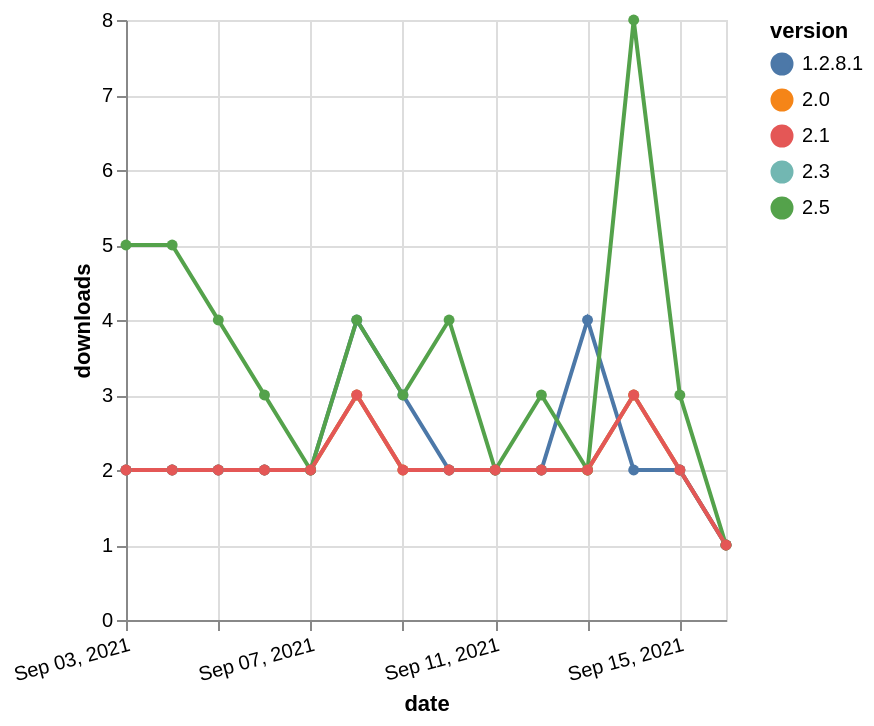

The specification (Vega-Lite) saved for this image:
### Vega-Lite specification from a JSON file in a GitHub repository (floating-point values rounded to 4 significant figures)
{"$schema": "https://vega.github.io/schema/vega-lite/v5.json", "description": "A simple bar chart with embedded data.", "data": {"values": [{"date": "2021-09-03", "total": 2504, "delta": 2, "version": "2.3"}, {"date": "2021-09-04", "total": 2506, "delta": 2, "version": "2.3"}, {"date": "2021-09-05", "total": 2508, "delta": 2, "version": "2.3"}, {"date": "2021-09-06", "total": 2510, "delta": 2, "version": "2.3"}, {"date": "2021-09-07", "total": 2512, "delta": 2, "version": "2.3"}, {"date": "2021-09-08", "total": 2515, "delta": 3, "version": "2.3"}, {"date": "2021-09-09", "total": 2517, "delta": 2, "version": "2.3"}, {"date": "2021-09-10", "total": 2519, "delta": 2, "version": "2.3"}, {"date": "2021-09-11", "total": 2521, "delta": 2, "version": "2.3"}, {"date": "2021-09-12", "total": 2523, "delta": 2, "version": "2.3"}, {"date": "2021-09-13", "total": 2525, "delta": 2, "version": "2.3"}, {"date": "2021-09-14", "total": 2528, "delta": 3, "version": "2.3"}, {"date": "2021-09-15", "total": 2530, "delta": 2, "version": "2.3"}, {"date": "2021-09-16", "total": 2531, "delta": 1, "version": "2.3"}, {"date": "2021-09-03", "total": 2482, "delta": 2, "version": "2.0"}, {"date": "2021-09-04", "total": 2484, "delta": 2, "version": "2.0"}, {"date": "2021-09-05", "total": 2486, "delta": 2, "version": "2.0"}, {"date": "2021-09-06", "total": 2488, "delta": 2, "version": "2.0"}, {"date": "2021-09-07", "total": 2490, "delta": 2, "version": "2.0"}, {"date": "2021-09-08", "total": 2493, "delta": 3, "version": "2.0"}, {"date": "2021-09-09", "total": 2495, "delta": 2, "version": "2.0"}, {"date": "2021-09-10", "total": 2497, "delta": 2, "version": "2.0"}, {"date": "2021-09-11", "total": 2499, "delta": 2, "version": "2.0"}, {"date": "2021-09-12", "total": 2501, "delta": 2, "version": "2.0"}, {"date": "2021-09-13", "total": 2503, "delta": 2, "version": "2.0"}, {"date": "2021-09-14", "total": 2506, "delta": 3, "version": "2.0"}, {"date": "2021-09-15", "total": 2508, "delta": 2, "version": "2.0"}, {"date": "2021-09-16", "total": 2509, "delta": 1, "version": "2.0"}, {"date": "2021-09-03", "total": 2485, "delta": 2, "version": "1.2.8.1"}, {"date": "2021-09-04", "total": 2487, "delta": 2, "version": "1.2.8.1"}, {"date": "2021-09-05", "total": 2489, "delta": 2, "version": "1.2.8.1"}, {"date": "2021-09-06", "total": 2491, "delta": 2, "version": "1.2.8.1"}, {"date": "2021-09-07", "total": 2493, "delta": 2, "version": "1.2.8.1"}, {"date": "2021-09-08", "total": 2497, "delta": 4, "version": "1.2.8.1"}, {"date": "2021-09-09", "total": 2500, "delta": 3, "version": "1.2.8.1"}, {"date": "2021-09-10", "total": 2502, "delta": 2, "version": "1.2.8.1"}, {"date": "2021-09-11", "total": 2504, "delta": 2, "version": "1.2.8.1"}, {"date": "2021-09-12", "total": 2506, "delta": 2, "version": "1.2.8.1"}, {"date": "2021-09-13", "total": 2510, "delta": 4, "version": "1.2.8.1"}, {"date": "2021-09-14", "total": 2512, "delta": 2, "version": "1.2.8.1"}, {"date": "2021-09-15", "total": 2514, "delta": 2, "version": "1.2.8.1"}, {"date": "2021-09-16", "total": 2515, "delta": 1, "version": "1.2.8.1"}, {"date": "2021-09-03", "total": 2559, "delta": 5, "version": "2.5"}, {"date": "2021-09-04", "total": 2564, "delta": 5, "version": "2.5"}, {"date": "2021-09-05", "total": 2568, "delta": 4, "version": "2.5"}, {"date": "2021-09-06", "total": 2571, "delta": 3, "version": "2.5"}, {"date": "2021-09-07", "total": 2573, "delta": 2, "version": "2.5"}, {"date": "2021-09-08", "total": 2577, "delta": 4, "version": "2.5"}, {"date": "2021-09-09", "total": 2580, "delta": 3, "version": "2.5"}, {"date": "2021-09-10", "total": 2584, "delta": 4, "version": "2.5"}, {"date": "2021-09-11", "total": 2586, "delta": 2, "version": "2.5"}, {"date": "2021-09-12", "total": 2589, "delta": 3, "version": "2.5"}, {"date": "2021-09-13", "total": 2591, "delta": 2, "version": "2.5"}, {"date": "2021-09-14", "total": 2599, "delta": 8, "version": "2.5"}, {"date": "2021-09-15", "total": 2602, "delta": 3, "version": "2.5"}, {"date": "2021-09-16", "total": 2603, "delta": 1, "version": "2.5"}, {"date": "2021-09-03", "total": 2433, "delta": 2, "version": "2.1"}, {"date": "2021-09-04", "total": 2435, "delta": 2, "version": "2.1"}, {"date": "2021-09-05", "total": 2437, "delta": 2, "version": "2.1"}, {"date": "2021-09-06", "total": 2439, "delta": 2, "version": "2.1"}, {"date": "2021-09-07", "total": 2441, "delta": 2, "version": "2.1"}, {"date": "2021-09-08", "total": 2444, "delta": 3, "version": "2.1"}, {"date": "2021-09-09", "total": 2446, "delta": 2, "version": "2.1"}, {"date": "2021-09-10", "total": 2448, "delta": 2, "version": "2.1"}, {"date": "2021-09-11", "total": 2450, "delta": 2, "version": "2.1"}, {"date": "2021-09-12", "total": 2452, "delta": 2, "version": "2.1"}, {"date": "2021-09-13", "total": 2454, "delta": 2, "version": "2.1"}, {"date": "2021-09-14", "total": 2457, "delta": 3, "version": "2.1"}, {"date": "2021-09-15", "total": 2459, "delta": 2, "version": "2.1"}, {"date": "2021-09-16", "total": 2460, "delta": 1, "version": "2.1"}]}, "width": "container", "mark": {"type": "line", "point": {"filled": true}}, "encoding": {"x": {"field": "date", "type": "temporal", "timeUnit": "yearmonthdate", "title": "date", "axis": {"labelAngle": -15}}, "y": {"field": "delta", "type": "quantitative", "title": "downloads"}, "color": {"field": "version", "type": "nominal"}, "tooltip": {"field": "delta"}}}
